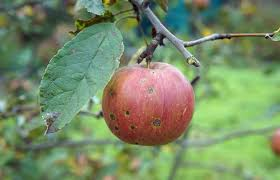
#> input picture train/Apple/img_1241.jpeg, 280 x 180 px; its folder holds only this picture in this run
$ jupyter execute --allow-errors apple.ipynb
#> lines starting #> are read from the running program, lines starting #| are printed output that depends on the picture; long printed decimals are rounded
[cell 1]
'''This dataset consists of information about various fruits. For each fruit, multiple attributes have been recorded to provide a comprehensive overview of its characteristics. Currently, the dataset has been described for apples. '''

[cell 2]
import cv2
import numpy as np
import os
import matplotlib.pyplot as plt

# Function to add Gaussian noise to an image
def add_gaussian_noise(image, mean=0, var=0.01):
    sigma = var**0.5
    gaussian = np.random.normal(mean, sigma, image.shape)
    noisy_image = image + gaussian
    noisy_image = np.clip(noisy_image, 0, 1)  # Ensure pixel values are within [0, 1]
    return noisy_image

# Function to load images from a folder
def load_images_from_folder(folder_path):
#> called with folder_path = './train/Apple'
    images = []
    for filename in os.listdir(folder_path):
        img = cv2.imread(os.path.join(folder_path, filename))
#> img is the input picture: shape (180, 280, 3); mean B, G, R 102, 139.5, 119.9
        if img is not None:
            img = cv2.cvtColor(img, cv2.COLOR_BGR2RGB)  # Convert to RGB
            img = img / 255.0  # Normalize the image to [0, 1]
            images.append(img)
    return images

# Function to remove noise using Gaussian filter
def remove_noise_with_gaussian_filter(noisy_image, kernel_size=5):
    denoised_image = cv2.GaussianBlur(noisy_image, (kernel_size, kernel_size), 0)
    return denoised_image

# Function to calculate Mean Square Error (MSE)
def calculate_mse(original_image, denoised_image):
    mse = np.mean((original_image - denoised_image) ** 2)
    return mse

# Function to calculate Peak Signal-to-Noise Ratio (PSNR)
def calculate_psnr(original_image, denoised_image):
    mse = calculate_mse(original_image, denoised_image)
    if mse == 0:
        return 100  # Arbitrarily high PSNR value if there's no error
    max_pixel_value = 1.0  # Since images are normalized between 0 and 1
    psnr = 20 * np.log10(max_pixel_value / np.sqrt(mse))
    return psnr

# Load images from the Potato___Early_blight folder (can be done for other folders as well)
folder_path = "./train/Apple"
images = load_images_from_folder(folder_path)
#> images = 1 item

# Add Gaussian noise to each image
noisy_images = [add_gaussian_noise(image) for image in images]
#> in add_gaussian_noise, `noisy_image = image + gaussian`:
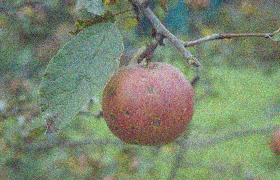
#> noisy_image: shape (180, 280, 3) float64; mean R, G, B 0.47, 0.548, 0.4; drawn with min black and max white
#> in add_gaussian_noise, `noisy_image = np.clip(noisy_image, 0, 1)`:
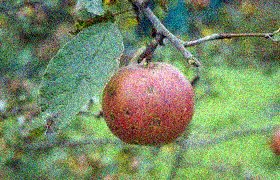
#> noisy_image: shape (180, 280, 3) float64; mean R, G, B 0.47, 0.548, 0.401
#> noisy_images = 1 item

# Apply Gaussian filter to each noisy image
denoised_images = [remove_noise_with_gaussian_filter(image) for image in noisy_images]
#> in remove_noise_with_gaussian_filter, `denoised_image = cv2.GaussianBlur(noisy_image, (kernel_size, kernel_si..`:
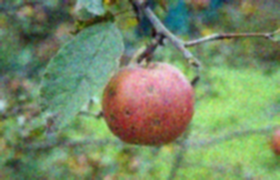
#> denoised_image: shape (180, 280, 3) float64; mean R, G, B 0.47, 0.548, 0.401
#> denoised_images = 1 item

# Calculate MSE and PSNR for each image
mse_values = [calculate_mse(images[i], denoised_images[i]) for i in range(len(images))]
#> in calculate_mse, `mse = np.mean((original_image - denoised_image) ** 2)`: mse = 0.00146
#> mse_values = [0.00146]
psnr_values = [calculate_psnr(images[i], denoised_images[i]) for i in range(len(images))]
#> in calculate_psnr, `mse = calculate_mse(original_image, denoised_image)`: mse = 0.00146
#> in calculate_psnr, `psnr = 20 * np.log10(max_pixel_value / np.sqrt(mse))`: psnr = 28.37
#> psnr_values = [28.37]

# Display results for the first image as an example
print(f"Example MSE: {mse_values[0]}")
#| Example MSE: 0.001456
print(f"Example PSNR: {psnr_values[0]} dB")
#| Example PSNR: 28.369 dB

# Plot original, noisy, and denoised images for comparison
plt.figure(figsize=(15, 5))

plt.subplot(1, 3, 1)
plt.imshow(images[0])
plt.title("Original Image")

plt.subplot(1, 3, 2)
plt.imshow(noisy_images[0])
plt.title("Noisy Image")

plt.subplot(1, 3, 3)
plt.imshow(denoised_images[0])
plt.title("Denoised Image")

plt.show()
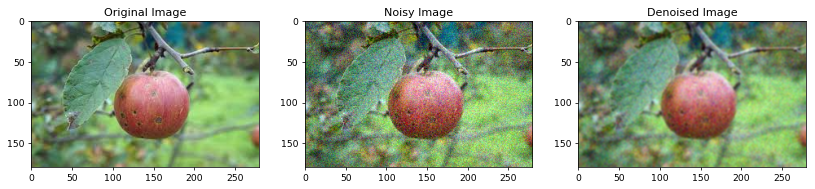
#> figure drawn by matplotlib, 3 panels

$ run again, on train/Apple/img_1781.jpeg
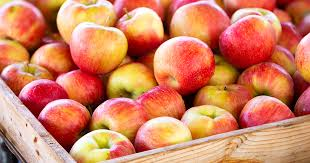
#> input picture train/Apple/img_1781.jpeg, 310 x 163 px
#> in load_images_from_folder, img is the input picture: shape (163, 310, 3); mean B, G, R 96.4, 128.8, 209.6
#> images = 1 item
#> in add_gaussian_noise, `noisy_image = np.clip(noisy_image, 0, 1)`:
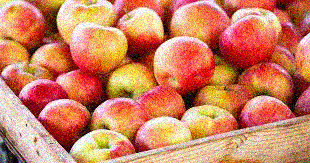
#> noisy_image: shape (163, 310, 3) float64; mean R, G, B 0.808, 0.508, 0.383
#> in calculate_mse, `mse = np.mean((original_image - denoised_image) ** 2)`: mse = 0.003
#> mse_values = [0.003]
#> in calculate_psnr, `mse = calculate_mse(original_image, denoised_image)`: mse = 0.003
#> psnr = 25.23
#> psnr_values = [25.23]
#| Example MSE: 0.002997
#| Example PSNR: 25.233 dB
#> `plt.show()`:
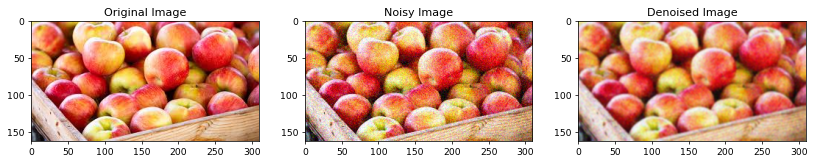
#> figure drawn by matplotlib, 3 panels

$ run again, on train/Apple/img_1831.jpeg
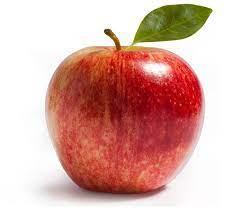
#> input picture train/Apple/img_1831.jpeg, 242 x 208 px
#> in load_images_from_folder, img is the input picture: shape (208, 242, 3); mean B, G, R 165.8, 173.7, 217.6
#> images = 1 item
#> in add_gaussian_noise, `noisy_image = np.clip(noisy_image, 0, 1)`:
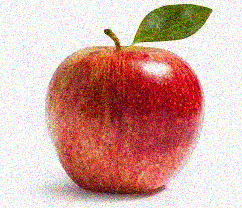
#> noisy_image: shape (208, 242, 3) float64; mean R, G, B 0.833, 0.664, 0.634
#> in calculate_mse, `mse = np.mean((original_image - denoised_image) ** 2)`: mse = 0.00201
#> mse_values = [0.00201]
#> in calculate_psnr, `mse = calculate_mse(original_image, denoised_image)`: mse = 0.00201
#> psnr = 26.97
#> psnr_values = [26.97]
#| Example MSE: 0.002009
#| Example PSNR: 26.971 dB
#> `plt.show()`:
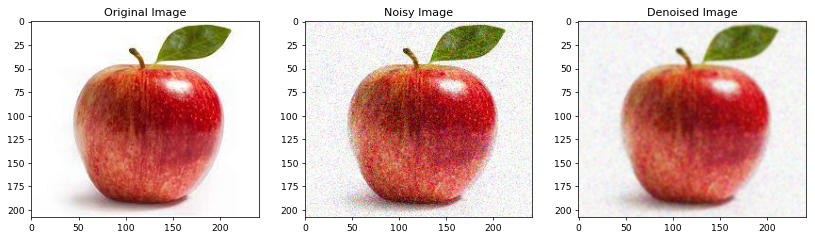
#> figure drawn by matplotlib, 3 panels

$ run again, on train/Apple/img_1841.jpeg
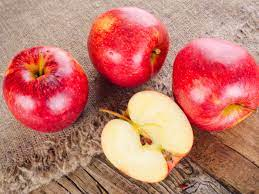
#> input picture train/Apple/img_1841.jpeg, 259 x 194 px
#> in load_images_from_folder, img is the input picture: shape (194, 259, 3); mean B, G, R 108.5, 120.4, 194.8
#> images = 1 item
#> in add_gaussian_noise, `noisy_image = np.clip(noisy_image, 0, 1)`:
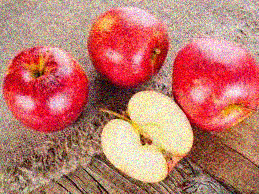
#> noisy_image: shape (194, 259, 3) float64; mean R, G, B 0.754, 0.475, 0.427
#> in calculate_mse, `mse = np.mean((original_image - denoised_image) ** 2)`: mse = 0.00308
#> mse_values = [0.00308]
#> in calculate_psnr, `mse = calculate_mse(original_image, denoised_image)`: mse = 0.00308
#> psnr = 25.12
#> psnr_values = [25.12]
#| Example MSE: 0.003076
#| Example PSNR: 25.120 dB
#> `plt.show()`:
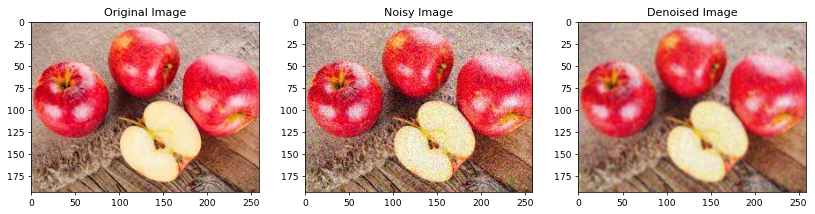
#> figure drawn by matplotlib, 3 panels
